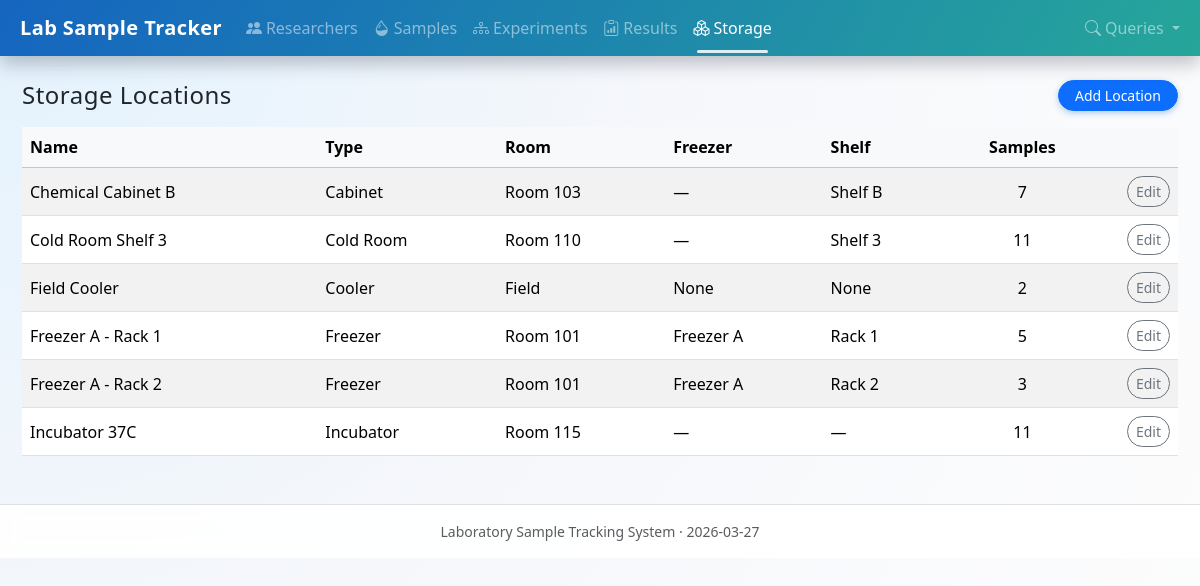
The page /locations on the database as committed earlier.
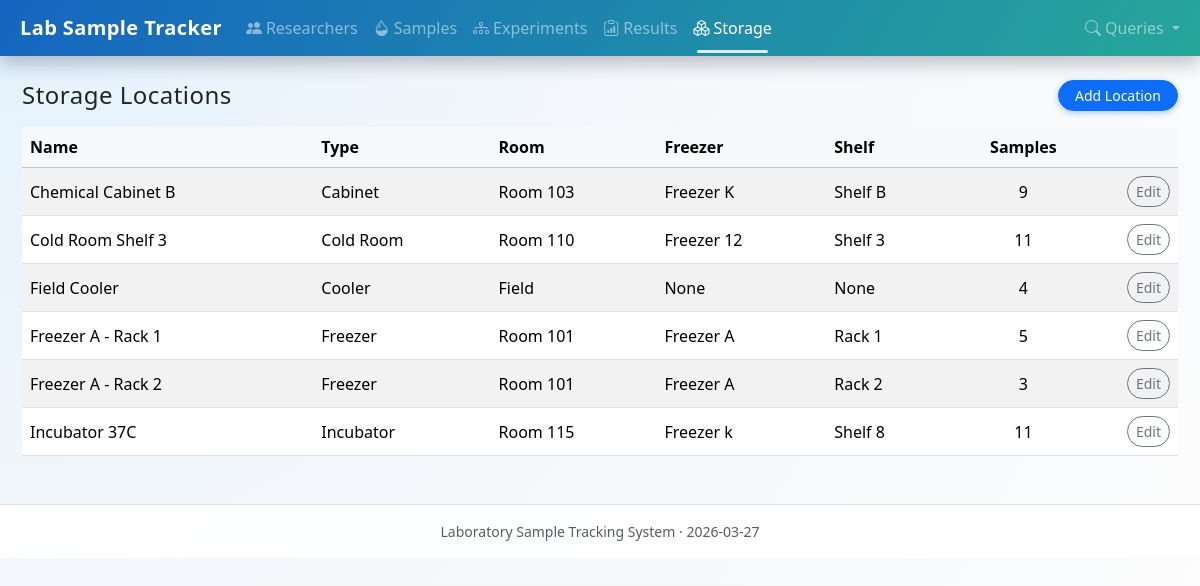
The same page on the database as committed later.
### tables this page shows
CREATE TABLE storage_location (
            id              INTEGER PRIMARY KEY AUTOINCREMENT,
            name            TEXT NOT NULL,
            location_type   TEXT NOT NULL,
            room            TEXT,
            freezer         TEXT,
            shelf           TEXT,
            description     TEXT
        );

### app.py (the view)
@app.route("/locations")
def list_locations():
    conn = get_connection()
    cur = conn.cursor()
    cur.execute(
        """
        SELECT sl.*,
               COUNT(s.id) AS sample_count
        FROM storage_location sl
        LEFT JOIN sample s ON s.storage_location_id = sl.id
        GROUP BY sl.id
        ORDER BY sl.name;
        """
    )
    locations = cur.fetchall()
    conn.close()
    return render_template("locations/list.html", locations=locations)

### app.py (called while the page is built)
@app.context_processor
def inject_now() -> Dict[str, Any]:
    return {"now": datetime.now()}

### db.py (called while the page is built)
def get_connection():
    conn = sqlite3.connect(DB_PATH)
    conn.row_factory = sqlite3.Row
    conn.execute("PRAGMA foreign_keys = ON;")
    return conn

### templates/locations/list.html
{% extends "base.html" %}
{% block content %}
<div class="d-flex justify-content-between align-items-center mb-3">
  <h2 class="h4 mb-0">Storage Locations</h2>
  <a href="{{ url_for('create_location') }}" class="btn btn-primary btn-sm">Add Location</a>
</div>
<table class="table table-striped table-hover align-middle">
  <thead class="table-light">
    <tr>
      <th>Name</th>
      <th>Type</th>
      <th>Room</th>
      <th>Freezer</th>
      <th>Shelf</th>
      <th class="text-center">Samples</th>
      <th style="width: 80px;"></th>
    </tr>
  </thead>
  <tbody>
    {% for loc in locations %}
      <tr>
        <td>{{ loc.name }}</td>
        <td>{{ loc.location_type }}</td>
        <td>{{ loc.room or '—' }}</td>
        <td>{{ loc.freezer or '—' }}</td>
        <td>{{ loc.shelf or '—' }}</td>
        <td class="text-center">{{ loc.sample_count }}</td>
        <td class="text-end">
          <a href="{{ url_for('edit_location', location_id=loc.id) }}" class="btn btn-sm btn-outline-secondary">Edit</a>
        </td>
      </tr>
    {% else %}
      <tr>
        <td colspan="7" class="text-center text-muted py-3">No storage locations found.</td>
      </tr>
    {% endfor %}
  </tbody>
</table>
{% endblock %}

### templates/base.html (shortened to what this page needs)
<!doctype html>
<html lang="en">
  <head>
    <link href="https://cdn.jsdelivr.net/npm/bootstrap@5.3.3/dist/css/bootstrap.min.css" rel="stylesheet">
    <link href="https://cdn.jsdelivr.net/npm/bootstrap-icons@1.11.3/font/bootstrap-icons.css" rel="stylesheet">
    <link rel="stylesheet" href="{{ url_for('static', filename='style.css') }}">
  </head>
  <body>
    <nav class="navbar navbar-expand-lg navbar-dark bg-primary mb-4">
      <div class="container-fluid">
        <a class="navbar-brand fw-bold d-flex align-items-center gap-2" href="{{ url_for('index') }}">
          <span>Lab Sample Tracker</span>
        </a>
        <div class="collapse navbar-collapse" id="navbarNav">
          <ul class="navbar-nav me-auto">
            <li class="nav-item">
              <a class="nav-link {% if request.endpoint and 'researcher' in request.endpoint %}active{% endif %}"
                 href="{{ url_for('list_researchers') }}">
                <i class="bi bi-people-fill me-1"></i>Researchers
              </a>
            </li>
            <li class="nav-item">
              <a class="nav-link {% if request.endpoint and 'sample' in request.endpoint and 'traceability' not in request.endpoint %}active{% endif %}"
                 href="{{ url_for('list_samples') }}">
                <i class="bi bi-droplet-half me-1"></i>Samples
              </a>
            </li>
            <li class="nav-item">
              <a class="nav-link {% if request.endpoint and 'experiment' in request.endpoint and 'result' not in request.endpoint %}active{% endif %}"
                 href="{{ url_for('list_experiments') }}">
                <i class="bi bi-diagram-3 me-1"></i>Experiments
              </a>
            </li>
            <li class="nav-item">
              <a class="nav-link {% if request.endpoint and 'result' in request.endpoint %}active{% endif %}"
                 href="{{ url_for('list_results') }}">
                <i class="bi bi-clipboard-data me-1"></i>Results
              </a>
            </li>
            <li class="nav-item">
              <a class="nav-link {% if request.endpoint and 'location' in request.endpoint %}active{% endif %}"
                 href="{{ url_for('list_locations') }}">
                <i class="bi bi-boxes me-1"></i>Storage
              </a>
            </li>
          </ul>
          <ul class="navbar-nav">
            <li class="nav-item dropdown">
              <a class="nav-link dropdown-toggle {% if request.endpoint and ( 'search' in request.endpoint or 'by_' in request.endpoint or request.endpoint in ['sample_traceability', 'storage_summary'] ) %}active{% endif %}"
                 href="#" id="queriesDropdown" role="button" data-bs-toggle="dropdown">
                <i class="bi bi-search me-1"></i>Queries
              </a>
            </li>
          </ul>
        </div>
      </div>
    </nav>
    <div class="container main-container mb-5">
      {% block content %}{% endblock %}
    </div>
    <footer class="text-center text-muted small py-3 border-top">
      Laboratory Sample Tracking System &middot; {{ now.strftime('%Y-%m-%d') }}
    </footer>
  </body>
  </html>

### static/style.css (style rules this page uses)
body { font-family: system-ui, -apple-system, BlinkMacSystemFont, "Segoe UI", sans-serif; background: radial-gradient(circle at top left, #e3f2fd 0, #f5f7fb 45%, #fdfdfd 100%); min-height: 100vh; }
.main-container { max-width: 1180px; }
h1, h2, h3, .navbar-brand { letter-spacing: 0.02em; }
.navbar { background: linear-gradient(120deg, #1565c0, #26a69a); box-shadow: 0 8px 18px rgba(15, 23, 42, 0.25); }
.navbar .nav-link { font-weight: 500; opacity: 0.9; position: relative; transition: opacity 0.15s ease, color 0.15s ease; }
.navbar .nav-link.active { opacity: 1; }
.navbar .nav-link.active::after { content: ""; position: absolute; left: 0.75rem; right: 0.75rem; bottom: -0.3rem; height: 3px; border-radius: 999px; background: rgba(255, 255, 255, 0.85); }
.btn-primary { border-radius: 999px; padding-inline: 1rem; box-shadow: 0 2px 6px rgba(25, 118, 210, 0.35); transition: transform 0.1s ease, box-shadow 0.1s ease; }
.btn-outline-secondary, .btn-outline-danger { border-radius: 999px; }
footer { background-color: rgba(255, 255, 255, 0.9); backdrop-filter: blur(10px); }

Rows that differ between the two databases and show on the page:
changed storage_location "Chemical Cabinet B": freezer "—" → "Freezer K"; sample_count "7" → "9"
changed storage_location "Cold Room Shelf 3": freezer "—" → "Freezer 12"
computed for storage_location "Field Cooler": sample_count "2" → "4"
changed storage_location "Incubator 37C": freezer "—" → "Freezer k"; shelf "—" → "Shelf 8"
